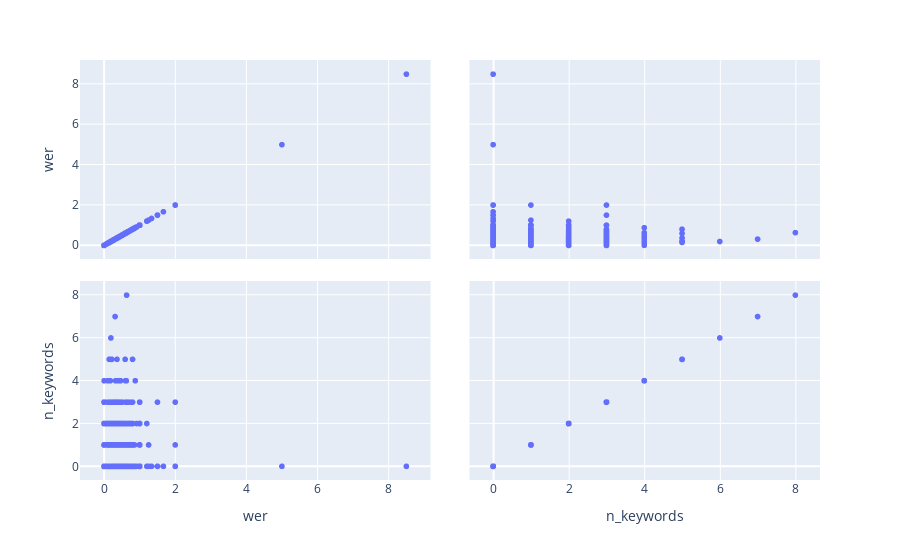

The notebook cell this image was saved under:
### Code cell
px.scatter_matrix(df_res[["wer", "n_keywords"]])

### Figure 1 — Plotly figure (JSON) as saved in the notebook; plotly's stock layout.template omitted (floating-point values rounded to 4 significant figures; data arrays with more than 128 entries replaced by an {"elided": "..."} marker saying what was removed)
{"data": [{"dimensions": [{"axis": {"matches": true}, "label": "wer", "values": {"elided": "1831 float values"}}, {"axis": {"matches": true}, "label": "n_keywords", "values": {"elided": "1831 int values"}}], "hovertemplate": "%{xaxis.title.text}=%{x}<br>%{yaxis.title.text}=%{y}<extra></extra>", "legendgroup": "", "marker": {"color": "#636efa", "symbol": "circle"}, "name": "", "showlegend": false, "type": "splom"}], "layout": {"dragmode": "select", "legend": {"tracegroupgap": 0}, "margin": {"t": 60}}}
